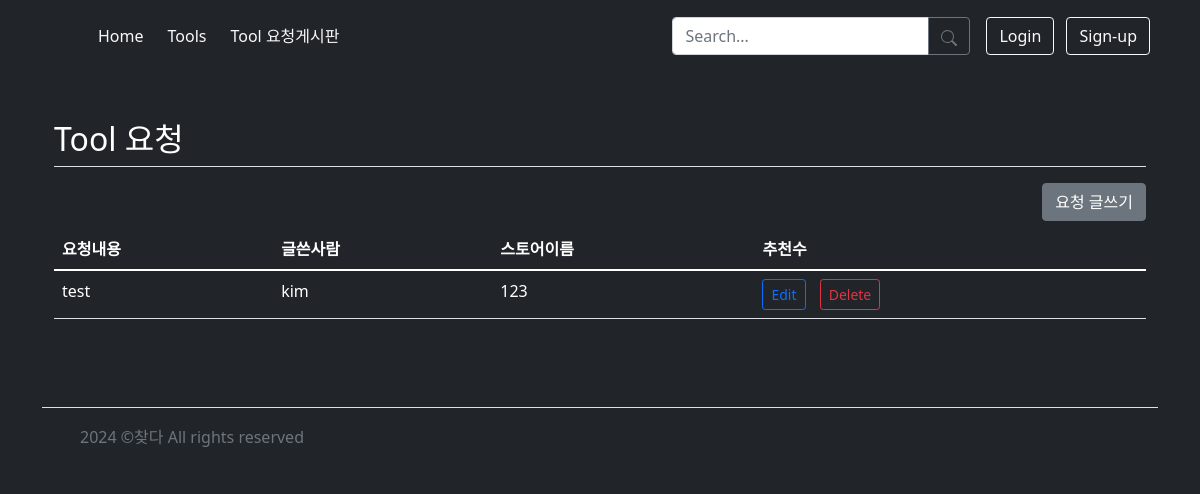
/tool-request, run on an earlier commit of the app's database.
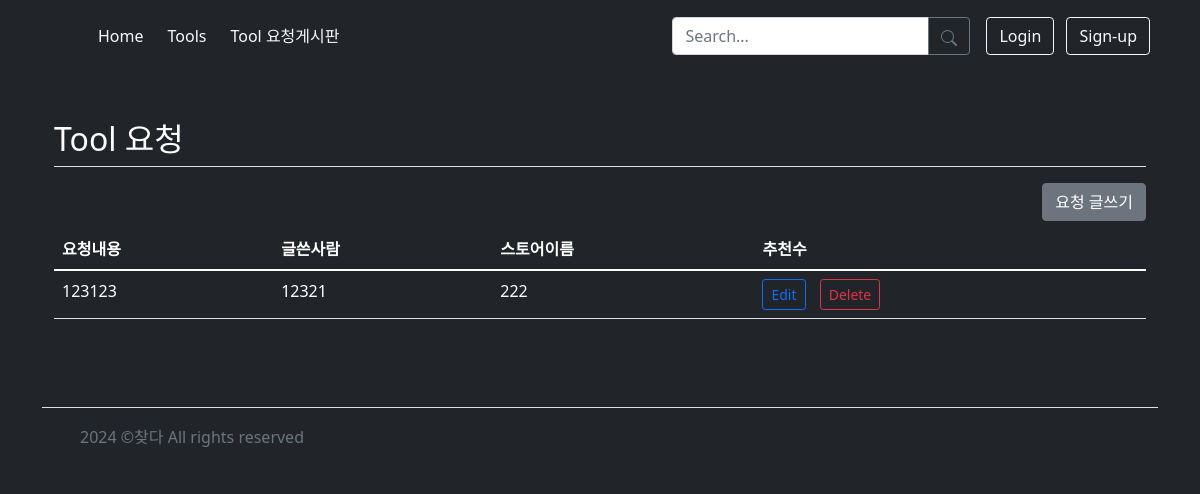
And on a later commit of the database.
### app/models.py (models this page shows)
class Content(db.Model):
    id = db.Column(db.Integer, primary_key=True)
    title = db.Column(db.String(100), nullable=False)
    author = db.Column(db.String(100), nullable=False)
    genre = db.Column(db.String(50), nullable=False)

### app/main/routes.py (the view)
@main.route('/tool-request')
def tool_request():
    contents = Content.query.all()
    return render_template('tool_request/tool_list.html', contents=contents)

### app/templates/tool_request/tool_list.html
{% extends 'base.html' %}
{% block head %}
{{ super() }}
{% endblock %}
{% block content %}
<div class="container px-4 py-5 text-white" id="icon-grid">
    <h2 class="pb-2 border-bottom">Tool 요청</h2>
    <div class="text-end">
        <a href="{{ url_for('main.add_content')}}" class="btn btn-secondary my-2">요청 글쓰기</a>
    </div>
    <table class="table">
        <thead class="table-dark">
            <tr>
                <th>요청내용</th>
                <th>글쓴사람</th>
                <th>스토어이름</th>
                <th>추천수</th>
            </tr>
        </thead>
        <tbody style="color: white;">
            {% for content in contents %}
            <tr>
                <td>{{ content.title }}</td>
                <td>{{ content.author }}</td>
                <td>{{ content.genre }}</td>
                <td>
                    <a href="{{ url_for('main.edit_content', id=content.id) }}" class="btn btn-outline-primary btn-sm" style="margin-right: 10px;">Edit</a>
                    <form action="{{ url_for('main.delete_content', id=content.id) }}" method="POST" style="display:inline;">
                        <button type="submit" class="btn btn-outline-danger btn-sm">Delete</button>
                    </form>
                </td>
            </tr>
            {% endfor %}
        </tbody>
    </table>
</div>
{% endblock %}

What changed in the data, as far as the page shows it:
removed Content: title "test", author "kim", genre "123"
added Content: title "123123", author "12321", genre "222"
